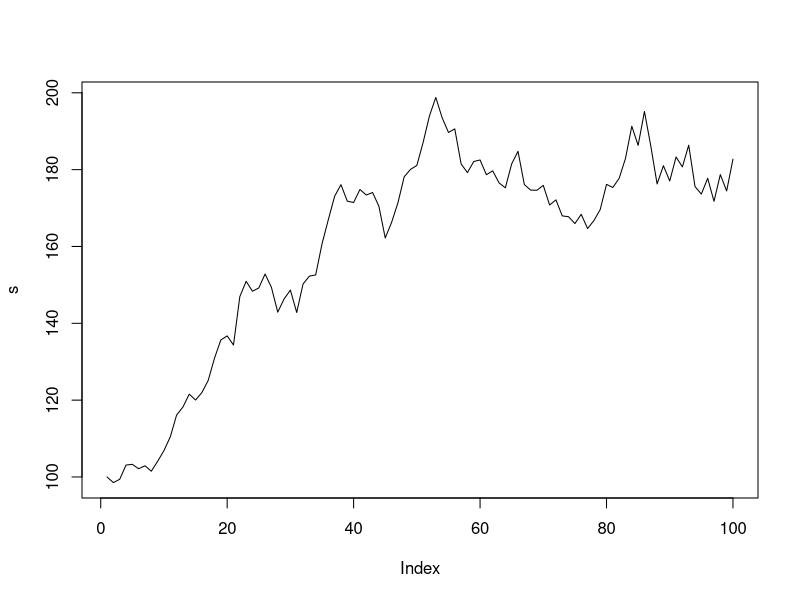

Write R code to recreate this figure.
# PWIQF excercise 1 chapter 4 (p.145)

n = 100
s0 = 100

drift = 0.12 # return annual
volatility = 0.2 # annual
timestep = 1/52

# calculate stock price
#nextPrice <- function (s) {
#  s * (1 + drift * timestep + volatility * sqrt(timestep) * rnorm(1))
#}

dS <- function(S) {
  S * (1 + drift * timestep + volatility * sqrt(timestep) * rnorm(1))
}

s = array(n)

for (i in 1:n) {
  if (i == 1) {
    s[i] = s0
  }
  else {
    s[i] = dS(s[i - 1])
  }
}

plot(s, type = "line")